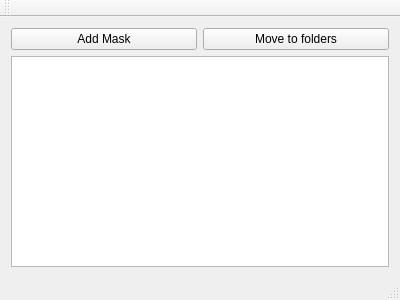
<?xml version="1.0" encoding="UTF-8"?>
<ui version="4.0">
 <class>MainWindow</class>
 <widget class="QMainWindow" name="MainWindow">
  <property name="geometry">
   <rect>
    <x>0</x>
    <y>0</y>
    <width>400</width>
    <height>300</height>
   </rect>
  </property>
  <property name="windowTitle">
   <string>MainWindow</string>
  </property>
  <widget class="QWidget" name="centralWidget">
   <layout class="QGridLayout" name="gridLayout_2">
    <item row="0" column="1">
     <widget class="QPushButton" name="movePushButton">
      <property name="text">
       <string>Move to folders</string>
      </property>
     </widget>
    </item>
    <item row="0" column="0">
     <widget class="QPushButton" name="maskPushButton">
      <property name="text">
       <string>Add Mask</string>
      </property>
     </widget>
    </item>
    <item row="1" column="0" colspan="2">
     <widget class="QListWidget" name="listWidget"/>
    </item>
   </layout>
  </widget>
  <widget class="QMenuBar" name="menuBar">
   <property name="geometry">
    <rect>
     <x>0</x>
     <y>0</y>
     <width>400</width>
     <height>25</height>
    </rect>
   </property>
  </widget>
  <widget class="QToolBar" name="mainToolBar">
   <attribute name="toolBarArea">
    <enum>TopToolBarArea</enum>
   </attribute>
   <attribute name="toolBarBreak">
    <bool>false</bool>
   </attribute>
  </widget>
  <widget class="QStatusBar" name="statusBar"/>
 </widget>
 <layoutdefault spacing="6" margin="11"/>
 <resources/>
 <connections/>
</ui>
